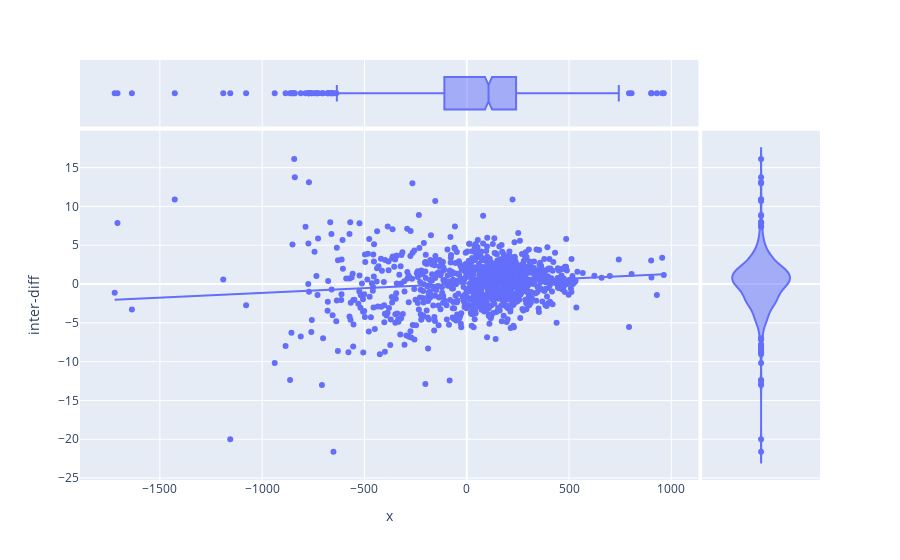

The code cell stored with this chart in its notebook:
### Code cell
diff = period["ema5"] - period["ema20"]

fig = px.scatter(period, x=diff, y="inter-diff", marginal_y="violin",
           marginal_x="box", trendline="ols")
fig.show()

### Figure 1 — Plotly figure (JSON) as saved in the notebook; plotly's stock layout.template omitted (floating-point values rounded to 4 significant figures; data arrays with more than 128 entries replaced by an {"elided": "..."} marker saying what was removed)
{"data": [{"hovertemplate": "x=%{x}<br>inter-diff=%{y}<extra></extra>", "legendgroup": "", "marker": {"color": "#636efa", "symbol": "circle"}, "mode": "markers", "name": "", "showlegend": false, "type": "scatter", "x": {"elided": "989 float values"}, "xaxis": "x", "y": {"elided": "989 float values"}, "yaxis": "y"}, {"alignmentgroup": "True", "hovertemplate": "x=%{x}<extra></extra>", "legendgroup": "", "marker": {"color": "#636efa", "symbol": "circle"}, "name": "", "notched": true, "offsetgroup": "", "showlegend": false, "type": "box", "x": {"elided": "989 float values"}, "xaxis": "x3", "yaxis": "y3"}, {"alignmentgroup": "True", "hovertemplate": "inter-diff=%{y}<extra></extra>", "legendgroup": "", "marker": {"color": "#636efa", "symbol": "circle"}, "name": "", "offsetgroup": "", "scalegroup": "y", "showlegend": false, "type": "violin", "xaxis": "x2", "y": {"elided": "989 float values"}, "yaxis": "y2"}, {"hovertemplate": "<b>OLS trendline</b><br>inter-diff = 0.00121441 * x + 0.0809706<br>R<sup>2</sup>=0.014601<br><br>x=%{x}<br>inter-diff=%{y} <b>(trend)</b><extra></extra>", "legendgroup": "", "marker": {"color": "#636efa", "symbol": "circle"}, "mode": "lines", "name": "", "showlegend": false, "type": "scatter", "x": {"elided": "989 float values"}, "xaxis": "x", "y": {"elided": "989 float values"}, "yaxis": "y"}], "layout": {"legend": {"tracegroupgap": 0}, "margin": {"t": 60}, "xaxis": {"anchor": "y", "domain": [0, 0.8358], "title": {"text": "x"}}, "xaxis2": {"anchor": "y2", "domain": [0.8408, 1], "matches": "x2", "showgrid": false, "showline": false, "showticklabels": false, "ticks": ""}, "xaxis3": {"anchor": "y3", "domain": [0, 0.8358], "matches": "x", "showgrid": true, "showticklabels": false}, "xaxis4": {"anchor": "y4", "domain": [0.8408, 1], "matches": "x2", "showgrid": false, "showline": false, "showticklabels": false, "ticks": ""}, "yaxis": {"anchor": "x", "domain": [0, 0.8316], "title": {"text": "inter-diff"}}, "yaxis2": {"anchor": "x2", "domain": [0, 0.8316], "matches": "y", "showgrid": true, "showticklabels": false}, "yaxis3": {"anchor": "x3", "domain": [0.8416, 1], "matches": "y3", "showgrid": false, "showline": false, "showticklabels": false, "ticks": ""}, "yaxis4": {"anchor": "x4", "domain": [0.8416, 1], "matches": "y3", "showgrid": true, "showline": false, "showticklabels": false, "ticks": ""}}}
